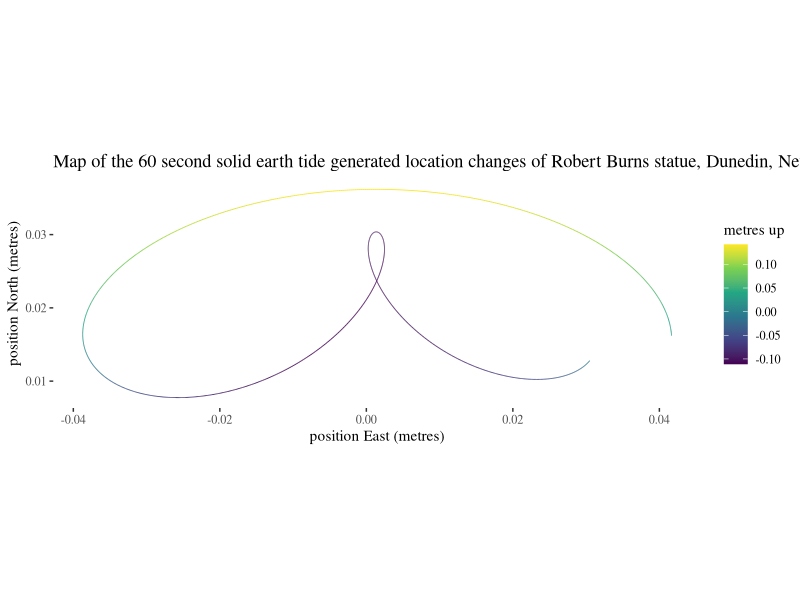

Generate this figure with R:
# solid earth tide
# data from using the DOS exe 'solid' from
# https://geodesyworld.github.io/SOFTS/solid.htm
# using robbie bruns statue, Dunedin, 2019-11-2 as input

library(ggplot2)
library(ggthemes)
library(dplyr)

nov2rob <- read.table("solid.txt", skip=2)
names(nov2rob) <- c("second","m_north", "m_east", "m_up")
nov2rob %>% mutate(to_north=lead(m_north), to_east=lead(m_east)) %>%
ggplot(aes(x=m_east,y=m_north, colour=m_up, xend=to_east, yend=to_north)) + 
  geom_segment(size=0.3) + scale_color_viridis_c("metres up") + coord_equal() + theme_tufte() +
  ggtitle("Map of the 60 second solid earth tide generated location changes of Robert Burns statue, Dunedin, New Zealand for the day of 2nd November 2019 (UTC)") + xlab("position East (metres)") +
  ylab("position North (metres)")
